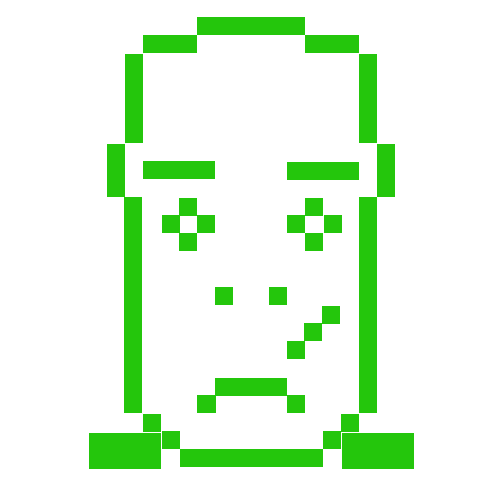
Frame 1 (no input)
Frame 60 (the mouse pressed at the canvas centre just before this capture): identical to frame 1, image omitted
Frame 120 (the mouse held since frame 60 and released just before this capture): identical to frame 1, image omitted

The Processing sketch that drew this single still picture (run headless with seeded random() and noise(); from frame 60 on, the mouse is pressed at the canvas centre):

// Processing sketch: processing_35756
// ── processing_35756.pde

void setup(){
size(500,504);
background(255);
}
void draw(){
fill(36,198,12);
noStroke();
rect(197,17, 108,18);
rect(143,35,54,18);
rect(305,35,54,18);
rect(125,54,18,89);
rect(359,54,18,89);
rect(107,144,18,53);
rect(377,144,18,53);
rect(124,197,18,216);
rect(359,197,18,216);
rect(143,414,18,18);
rect(341,414,18,18);
rect(162,431,18,18);
rect(323,431,18,18);
rect(180,449,143,18);
rect(89,433,72,36);
rect(342,433,72,36);
rect(143,161,72,18);
rect(287,162,72,18);
rect(179,198,18,18);
rect(197,215,18,18);
rect(179,233,18,18);
rect(162,215,18,18);
rect(305,198,18,18);
rect(324,215,18,18);
rect(305,233,18,18);
rect(287,215,18,18);
rect(197,395,18,18);
rect(198,395,18,18);
rect(215,378,72,18);
rect(287,395,18,18);
rect(215,287,18,18);
rect(269,287,18,18);
rect(287,341,18,18);
rect(304,323,18,18);
rect(322,306,18,18);
}
